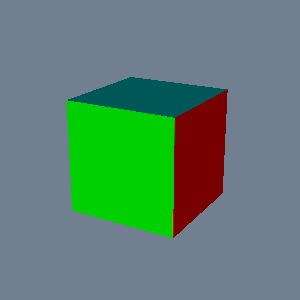

Write the Python code that produced this figure.
#!/usr/bin/env python

# Render a cube Platonic solid with each face colored using a lookup
# table so adjacent faces are visually distinct.

# Factory overrides: importing these modules registers the OpenGL rendering
# and interaction style implementations for vtkRenderingCore factory classes.
import vtkmodules.vtkInteractionStyle  # noqa: F401
import vtkmodules.vtkRenderingOpenGL2  # noqa: F401
# VTK pipeline classes used in this example
from vtkmodules.vtkCommonCore import vtkLookupTable
from vtkmodules.vtkFiltersSources import vtkPlatonicSolidSource
from vtkmodules.vtkRenderingCore import (
    vtkActor,
    vtkPolyDataMapper,
    vtkRenderWindow,
    vtkRenderWindowInteractor,
    vtkRenderer,
)

# Colors (normalized RGB)
slate_gray_background_rgb = (0.439, 0.502, 0.565)

# Lookup table: map cell scalars to distinct face colors
lut = vtkLookupTable()
lut.SetNumberOfTableValues(20)
lut.SetTableRange(0.0, 19.0)
lut.Build()
lut.SetTableValue(0, 0.1, 0.1, 0.1)
lut.SetTableValue(1, 0, 0, 1)
lut.SetTableValue(2, 0, 1, 0)
lut.SetTableValue(3, 0, 1, 1)
lut.SetTableValue(4, 1, 0, 0)
lut.SetTableValue(5, 1, 0, 1)
lut.SetTableValue(6, 1, 1, 0)
lut.SetTableValue(7, 0.9, 0.7, 0.9)
lut.SetTableValue(8, 0.5, 0.5, 0.5)
lut.SetTableValue(9, 0.0, 0.0, 0.7)
lut.SetTableValue(10, 0.5, 0.7, 0.5)
lut.SetTableValue(11, 0, 0.7, 0.7)
lut.SetTableValue(12, 0.7, 0, 0)
lut.SetTableValue(13, 0.7, 0, 0.7)
lut.SetTableValue(14, 0.7, 0.7, 0)
lut.SetTableValue(15, 0, 0, 0.4)
lut.SetTableValue(16, 0, 0.4, 0)
lut.SetTableValue(17, 0, 0.4, 0.4)
lut.SetTableValue(18, 0.4, 0, 0)
lut.SetTableValue(19, 0.4, 0, 0.4)

# Source: generate cube polygon data (solid type 1)
source = vtkPlatonicSolidSource()
source.SetSolidType(1)

# Mapper: map polygon data to graphics primitives with face coloring
mapper = vtkPolyDataMapper()
mapper.SetInputConnection(source.GetOutputPort())
mapper.SetLookupTable(lut)
mapper.SetScalarRange(0, 19)

# Actor: assign the mapped geometry and rotate for a 3D view
actor = vtkActor()
actor.SetMapper(mapper)
actor.RotateX(20)
actor.RotateY(-30)

# Renderer: assemble the scene and configure the camera
renderer = vtkRenderer()
renderer.AddActor(actor)
renderer.SetBackground(slate_gray_background_rgb)

# Window: display the rendered scene
render_window = vtkRenderWindow()
render_window.AddRenderer(renderer)
render_window.SetWindowName("platonic solid cube")
render_window.SetMultiSamples(0)
render_window.SetSize(300, 300)

# Interactor: handle mouse and keyboard events
render_window_interactor = vtkRenderWindowInteractor()
render_window_interactor.SetRenderWindow(render_window)

# Scene: configure the camera
renderer.ResetCamera()

render_window_interactor.Initialize()
render_window_interactor.Start()
